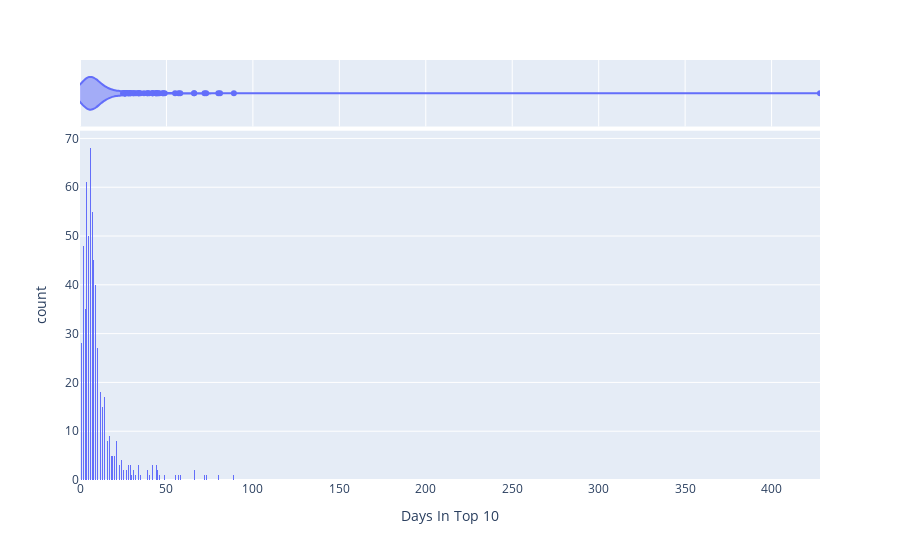

The notebook cell saved with this chart:
### Code cell
#////#
#Histogram and Violin plot
#////#
px.histogram(
    agg_df,
    x="Days In Top 10",
    nbins=1000,
    marginal='violin',
    range_x=[0,agg_df['Days In Top 10'].max()]
)

### Figure 1 — Plotly figure (JSON) as saved in the notebook; plotly's stock layout.template omitted (floating-point values rounded to 4 significant figures; data arrays with more than 128 entries replaced by an {"elided": "..."} marker saying what was removed)
{"data": [{"alignmentgroup": "True", "bingroup": "x", "hovertemplate": "Days In Top 10=%{x}<br>count=%{y}<extra></extra>", "legendgroup": "", "marker": {"color": "#636efa", "pattern": {"shape": ""}}, "name": "", "nbinsx": 1000, "offsetgroup": "", "orientation": "v", "showlegend": false, "type": "histogram", "x": {"elided": "645 int values"}, "xaxis": "x", "yaxis": "y"}, {"alignmentgroup": "True", "hovertemplate": "Days In Top 10=%{x}<extra></extra>", "legendgroup": "", "marker": {"color": "#636efa"}, "name": "", "offsetgroup": "", "scalegroup": "x", "showlegend": false, "type": "violin", "x": {"elided": "645 int values"}, "xaxis": "x2", "yaxis": "y2"}], "layout": {"barmode": "relative", "legend": {"tracegroupgap": 0}, "margin": {"t": 60}, "xaxis": {"anchor": "y", "domain": [0, 1], "range": [0, 428], "title": {"text": "Days In Top 10"}}, "xaxis2": {"anchor": "y2", "domain": [0, 1], "matches": "x", "showgrid": true, "showticklabels": false}, "yaxis": {"anchor": "x", "domain": [0, 0.8316], "title": {"text": "count"}}, "yaxis2": {"anchor": "x2", "domain": [0.8416, 1], "matches": "y2", "showgrid": false, "showline": false, "showticklabels": false, "ticks": ""}}}
